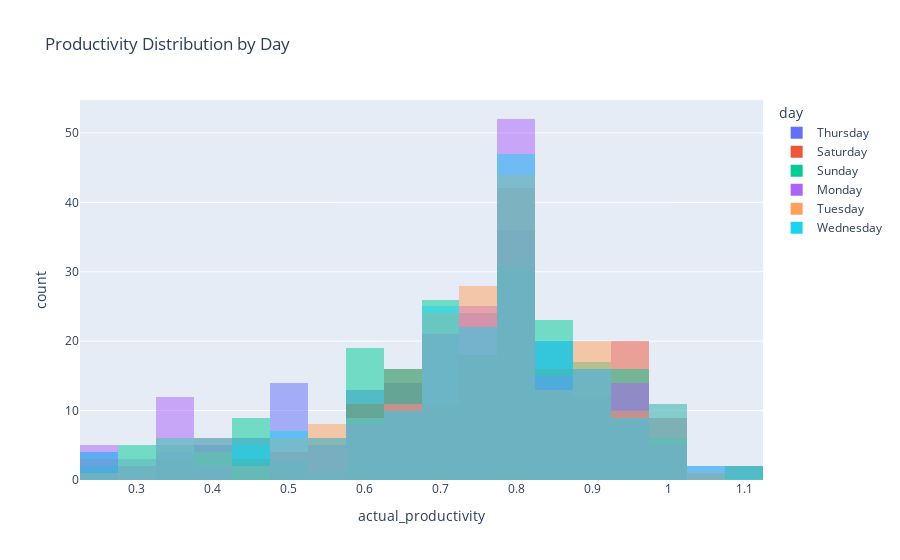
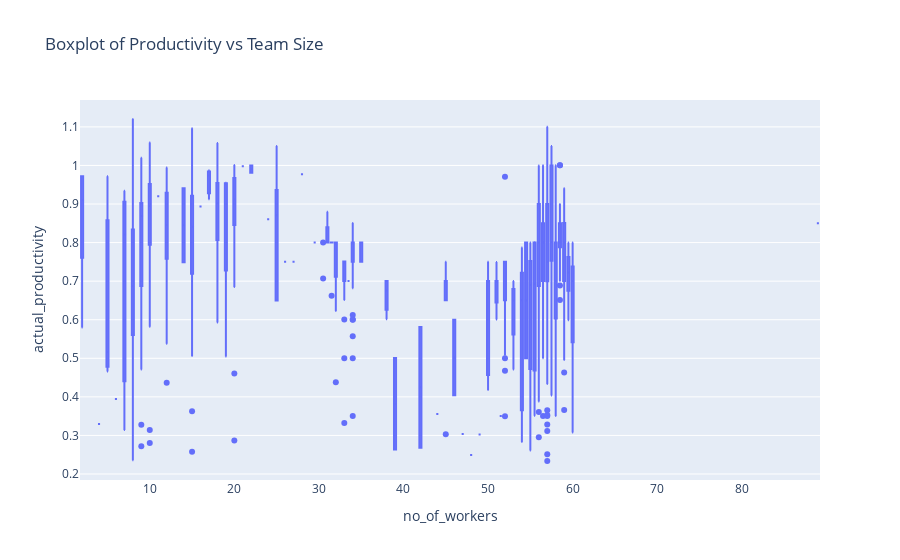
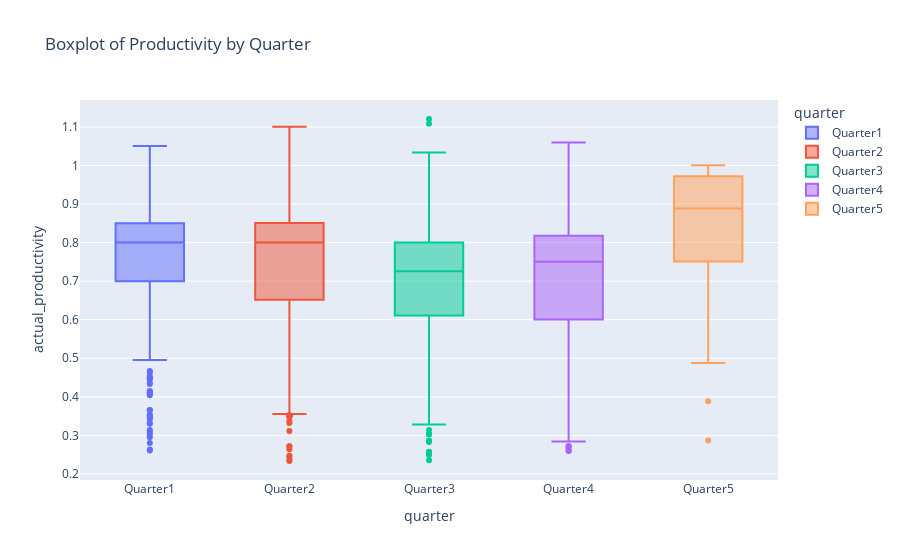

Notebook cell for these charts, in order:
### Code cell
# ===========================================================
# 7. Interactive plots for productivity variations
# ===========================================================
# Histogram by working day
fig = px.histogram(df, x='actual_productivity', color='day', barmode='overlay',
                   title="Productivity Distribution by Day")
fig.show()

# Boxplot by team size
fig = px.box(df, x='no_of_workers', y='actual_productivity',
             title="Boxplot of Productivity vs Team Size")
fig.show()

# Boxplot by quarter
fig = px.box(df, x='quarter', y='actual_productivity', color='quarter',
             title="Boxplot of Productivity by Quarter")
fig.show()

### Figure 1 — Plotly figure (JSON) as saved in the notebook; plotly's stock layout.template omitted (floating-point values rounded to 4 significant figures; data arrays with more than 128 entries replaced by an {"elided": "..."} marker saying what was removed)
{"data": [{"alignmentgroup": "True", "bingroup": "x", "hovertemplate": "day=Thursday<br>actual_productivity=%{x}<br>count=%{y}<extra></extra>", "legendgroup": "Thursday", "marker": {"color": "#636efa", "opacity": 0.5, "pattern": {"shape": ""}}, "name": "Thursday", "offsetgroup": "Thursday", "orientation": "v", "showlegend": true, "type": "histogram", "x": {"elided": "199 float values"}, "xaxis": "x", "yaxis": "y"}, {"alignmentgroup": "True", "bingroup": "x", "hovertemplate": "day=Saturday<br>actual_productivity=%{x}<br>count=%{y}<extra></extra>", "legendgroup": "Saturday", "marker": {"color": "#EF553B", "opacity": 0.5, "pattern": {"shape": ""}}, "name": "Saturday", "offsetgroup": "Saturday", "orientation": "v", "showlegend": true, "type": "histogram", "x": {"elided": "187 float values"}, "xaxis": "x", "yaxis": "y"}, {"alignmentgroup": "True", "bingroup": "x", "hovertemplate": "day=Sunday<br>actual_productivity=%{x}<br>count=%{y}<extra></extra>", "legendgroup": "Sunday", "marker": {"color": "#00cc96", "opacity": 0.5, "pattern": {"shape": ""}}, "name": "Sunday", "offsetgroup": "Sunday", "orientation": "v", "showlegend": true, "type": "histogram", "x": {"elided": "203 float values"}, "xaxis": "x", "yaxis": "y"}, {"alignmentgroup": "True", "bingroup": "x", "hovertemplate": "day=Monday<br>actual_productivity=%{x}<br>count=%{y}<extra></extra>", "legendgroup": "Monday", "marker": {"color": "#ab63fa", "opacity": 0.5, "pattern": {"shape": ""}}, "name": "Monday", "offsetgroup": "Monday", "orientation": "v", "showlegend": true, "type": "histogram", "x": {"elided": "199 float values"}, "xaxis": "x", "yaxis": "y"}, {"alignmentgroup": "True", "bingroup": "x", "hovertemplate": "day=Tuesday<br>actual_productivity=%{x}<br>count=%{y}<extra></extra>", "legendgroup": "Tuesday", "marker": {"color": "#FFA15A", "opacity": 0.5, "pattern": {"shape": ""}}, "name": "Tuesday", "offsetgroup": "Tuesday", "orientation": "v", "showlegend": true, "type": "histogram", "x": {"elided": "201 float values"}, "xaxis": "x", "yaxis": "y"}, {"alignmentgroup": "True", "bingroup": "x", "hovertemplate": "day=Wednesday<br>actual_productivity=%{x}<br>count=%{y}<extra></extra>", "legendgroup": "Wednesday", "marker": {"color": "#19d3f3", "opacity": 0.5, "pattern": {"shape": ""}}, "name": "Wednesday", "offsetgroup": "Wednesday", "orientation": "v", "showlegend": true, "type": "histogram", "x": {"elided": "208 float values"}, "xaxis": "x", "yaxis": "y"}], "layout": {"barmode": "overlay", "legend": {"title": {"text": "day"}, "tracegroupgap": 0}, "title": {"text": "Productivity Distribution by Day"}, "xaxis": {"anchor": "y", "domain": [0, 1], "title": {"text": "actual_productivity"}}, "yaxis": {"anchor": "x", "domain": [0, 1], "title": {"text": "count"}}}}

### Figure 2 — Plotly figure (JSON) as saved in the notebook; plotly's stock layout.template omitted (floating-point values rounded to 4 significant figures; data arrays with more than 128 entries replaced by an {"elided": "..."} marker saying what was removed)
{"data": [{"alignmentgroup": "True", "hovertemplate": "no_of_workers=%{x}<br>actual_productivity=%{y}<extra></extra>", "legendgroup": "", "marker": {"color": "#636efa"}, "name": "", "notched": false, "offsetgroup": "", "orientation": "v", "showlegend": false, "type": "box", "x": {"elided": "1197 float values"}, "x0": " ", "xaxis": "x", "y": {"elided": "1197 float values"}, "y0": " ", "yaxis": "y"}], "layout": {"boxmode": "group", "legend": {"tracegroupgap": 0}, "title": {"text": "Boxplot of Productivity vs Team Size"}, "xaxis": {"anchor": "y", "domain": [0, 1], "title": {"text": "no_of_workers"}}, "yaxis": {"anchor": "x", "domain": [0, 1], "title": {"text": "actual_productivity"}}}}

### Figure 3 — Plotly figure (JSON) as saved in the notebook; plotly's stock layout.template omitted (floating-point values rounded to 4 significant figures; data arrays with more than 128 entries replaced by an {"elided": "..."} marker saying what was removed)
{"data": [{"alignmentgroup": "True", "hovertemplate": "quarter=%{x}<br>actual_productivity=%{y}<extra></extra>", "legendgroup": "Quarter1", "marker": {"color": "#636efa"}, "name": "Quarter1", "notched": false, "offsetgroup": "Quarter1", "orientation": "v", "showlegend": true, "type": "box", "x": {"elided": "360 str values"}, "x0": " ", "xaxis": "x", "y": {"elided": "360 float values"}, "y0": " ", "yaxis": "y"}, {"alignmentgroup": "True", "hovertemplate": "quarter=%{x}<br>actual_productivity=%{y}<extra></extra>", "legendgroup": "Quarter2", "marker": {"color": "#EF553B"}, "name": "Quarter2", "notched": false, "offsetgroup": "Quarter2", "orientation": "v", "showlegend": true, "type": "box", "x": {"elided": "335 str values"}, "x0": " ", "xaxis": "x", "y": {"elided": "335 float values"}, "y0": " ", "yaxis": "y"}, {"alignmentgroup": "True", "hovertemplate": "quarter=%{x}<br>actual_productivity=%{y}<extra></extra>", "legendgroup": "Quarter3", "marker": {"color": "#00cc96"}, "name": "Quarter3", "notched": false, "offsetgroup": "Quarter3", "orientation": "v", "showlegend": true, "type": "box", "x": {"elided": "210 str values"}, "x0": " ", "xaxis": "x", "y": {"elided": "210 float values"}, "y0": " ", "yaxis": "y"}, {"alignmentgroup": "True", "hovertemplate": "quarter=%{x}<br>actual_productivity=%{y}<extra></extra>", "legendgroup": "Quarter4", "marker": {"color": "#ab63fa"}, "name": "Quarter4", "notched": false, "offsetgroup": "Quarter4", "orientation": "v", "showlegend": true, "type": "box", "x": {"elided": "248 str values"}, "x0": " ", "xaxis": "x", "y": {"elided": "248 float values"}, "y0": " ", "yaxis": "y"}, {"alignmentgroup": "True", "hovertemplate": "quarter=%{x}<br>actual_productivity=%{y}<extra></extra>", "legendgroup": "Quarter5", "marker": {"color": "#FFA15A"}, "name": "Quarter5", "notched": false, "offsetgroup": "Quarter5", "orientation": "v", "showlegend": true, "type": "box", "x": ["Quarter5", "Quarter5", "Quarter5", "Quarter5", "Quarter5", "Quarter5", "Quarter5", "Quarter5", "Quarter5", "Quarter5", "Quarter5", "Quarter5", "Quarter5", "Quarter5", "Quarter5", "Quarter5", "Quarter5", "Quarter5", "Quarter5", "Quarter5", "Quarter5", "Quarter5", "Quarter5", "Quarter5", "Quarter5", "Quarter5", "Quarter5", "Quarter5", "Quarter5", "Quarter5", "Quarter5", "Quarter5", "Quarter5", "Quarter5", "Quarter5", "Quarter5", "Quarter5", "Quarter5", "Quarter5", "Quarter5", "Quarter5", "Quarter5", "Quarter5", "Quarter5"], "x0": " ", "xaxis": "x", "y": [1.0, 0.989, 0.9502, 0.9008, 0.9001, 0.899, 0.8776, 0.8646, 0.8569, 0.8537, 0.8504, 0.8502, 0.8005, 0.7733, 0.7506, 0.6347, 0.6006, 0.5001, 0.4925, 0.4879, 1.0, 1.0, 0.9719, 0.9719, 0.9719, 0.9719, 0.9719, 0.9719, 0.9719, 0.9719, 0.9719, 0.9719, 0.9719, 0.9719, 0.9202, 0.9005, 0.8506, 0.8504, 0.7506, 0.6568, 0.6501, 0.6007, 0.3888, 0.287], "y0": " ", "yaxis": "y"}], "layout": {"boxmode": "overlay", "legend": {"title": {"text": "quarter"}, "tracegroupgap": 0}, "title": {"text": "Boxplot of Productivity by Quarter"}, "xaxis": {"anchor": "y", "categoryarray": ["Quarter1", "Quarter2", "Quarter3", "Quarter4", "Quarter5"], "categoryorder": "array", "domain": [0, 1], "title": {"text": "quarter"}}, "yaxis": {"anchor": "x", "domain": [0, 1], "title": {"text": "actual_productivity"}}}}
